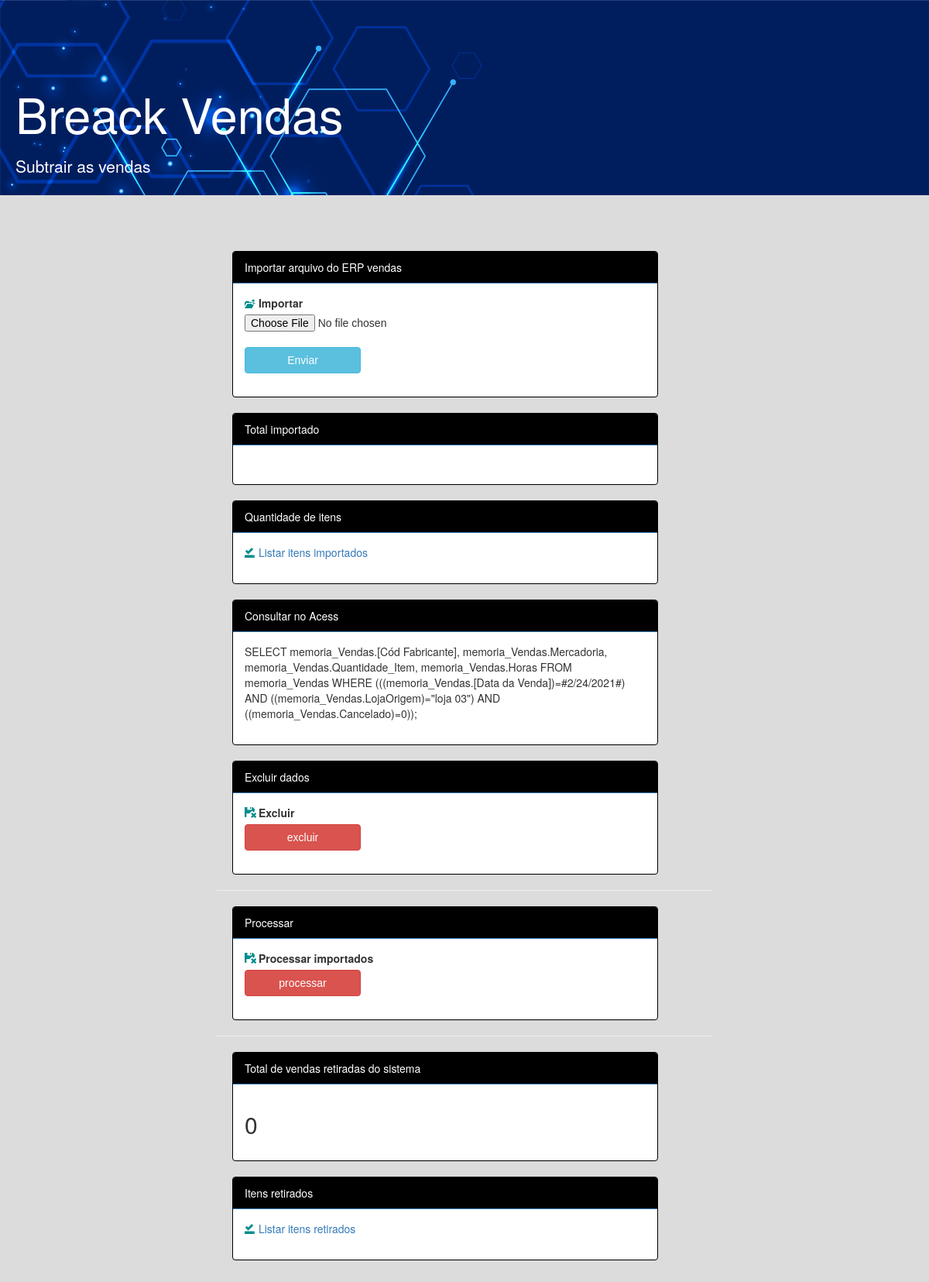
Before: /break/index.php with the older database file.
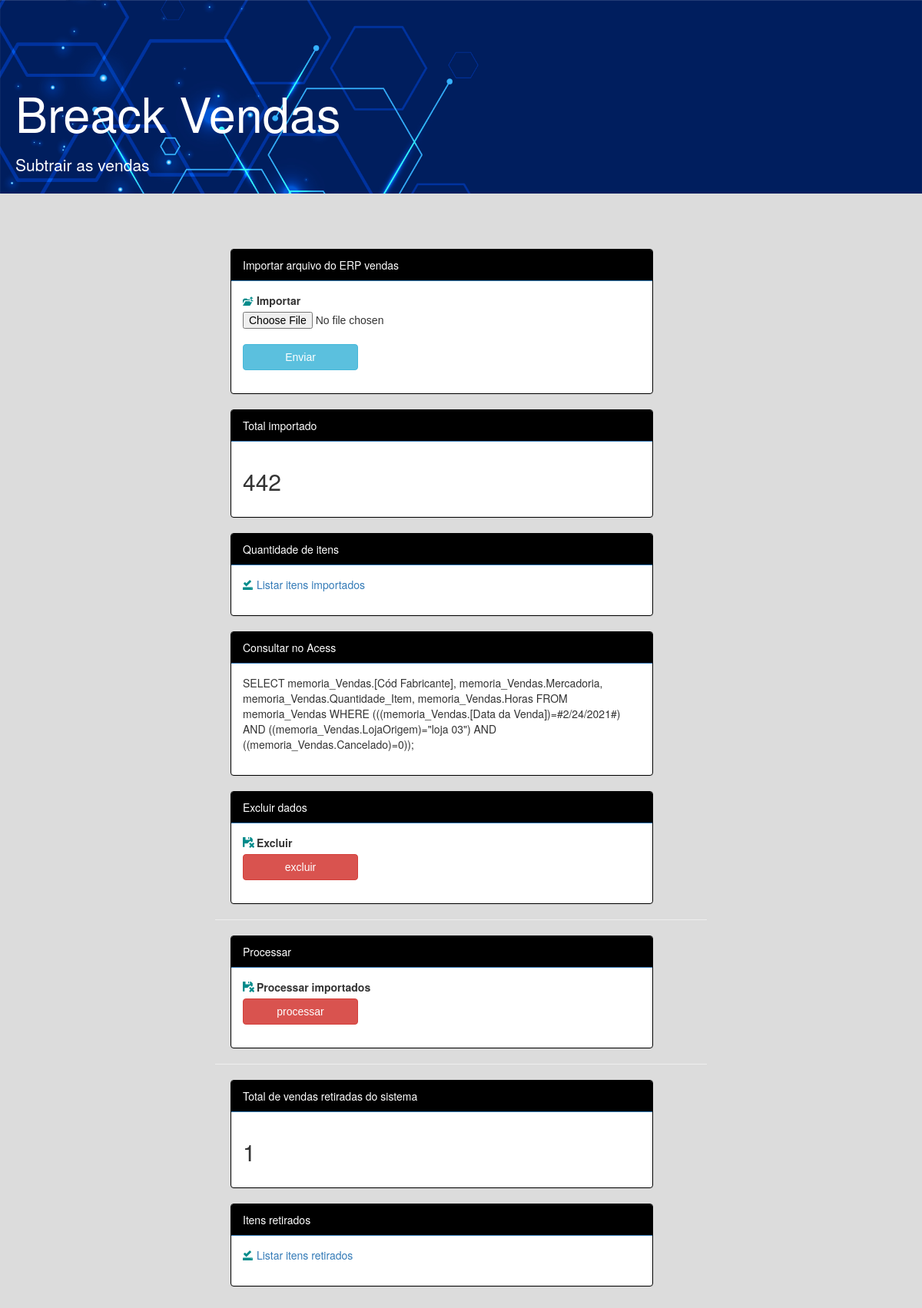
After: the same page with the newer database file.
### tables this page shows
CREATE TABLE IF NOT EXISTS `config` (
  `id` int(11) NOT NULL AUTO_INCREMENT,
  `arquivo` text DEFAULT NULL,
  `conf` int(3) DEFAULT NULL,
  `camera` varchar(255) DEFAULT NULL,
  `tempo` int(10) DEFAULT NULL,
  `diferenca` int(5) DEFAULT 0,
  `estoque_loja` int(2) DEFAULT 0,
  `sessao` int(11) DEFAULT 0,
  `vendas_sim` int(2) DEFAULT 0,
  `total_venda` int(6) DEFAULT NULL,
  PRIMARY KEY (`id`)
);

### break/index.php (the view, shortened to what this page needs)
<?php
require '../coletor/arquivos_banco/conexao.php';
?>
<!DOCTYPE html>
<html>
<head>
  <link href="bootstrap/css/bootstrap.min.css" rel="stylesheet">
  <link rel="stylesheet" href="css.css">
  <link rel="stylesheet" href="normalize.css">
</head>
<body>
  <section id="principal">
   <section class="corpo">
    <div class="jumbotron jumbotron-fluid">
      <div class="container">
        <h1 class="display-4">Breack Vendas</h1>
        <p class="lead">Subtrair as vendas</p>
      </div>
    </div>
    <section class="corpo2">
    <?php require 'arquivos_banco/mensagens.php';
?>
    <p>
      <div class="panel panel-primary">
        <div class="panel-heading">Importar arquivo do ERP vendas</div>
        <div class="panel-body">
         <div class="form-group">
           <form action="arquivos_banco/gravar_coletar.php" method="post" enctype="multipart/form-data">
            <label for="exampleTextarea">
              <span class="glyphicon glyphicon-level-up icones" aria-hidden="true"></span>
            Importar</label>
            <input type="file" value="Escolher arquivo" name="file" required=""> <p>
              <br>
              <input type="submit" value="Enviar" class="btn btn-info">
            </form>
          </div>
        </div>
      </div>
<?php
$importados = mysqli_query($conexao, "SELECT sum(Quantidade)  FROM vendas ");
$importados = $importados->fetch_row();
?>
     <p>
      <div class="panel panel-primary">
        <div class="panel-heading">Total importado</div>
        <div class="panel-body">
         <div class="form-group">
          <h2> <?php echo $importados[0]; ?>  </h2>
         </div>
       </div>
     </div>
       <p>
      <div class="panel panel-primary">
        <div class="panel-heading">Quantidade de itens</div>
        <div class="panel-body">
         <div class="form-group">
           <a href="v_listar_importados.php">
             <span class="glyphicon glyphicon-saved icones" aria-hidden="true"></span>
           Listar itens importados</a>
         </div>
       </div>
     </div>
     <p>
      <div class="panel panel-primary">
        <div class="panel-heading">Consultar no Acess</div>
        <div class="panel-body">
         <div class="form-group">
SELECT memoria_Vendas.[Cód Fabricante], memoria_Vendas.Mercadoria, memoria_Vendas.Quantidade_Item, memoria_Vendas.Horas
FROM memoria_Vendas
WHERE (((memoria_Vendas.[Data da Venda])=#2/24/2021#) AND ((memoria_Vendas.LojaOrigem)="loja 03") AND ((memoria_Vendas.Cancelado)=0));
         </div>
       </div>
     </div>
      <p>
         <p>
<?php
$total_venda = mysqli_query($conexao, "SELECT total_venda  FROM config WHERE total_venda > 0");
$total_venda = $total_venda->fetch_row();
if (isset($total_venda)){
}else{
	$total_venda[0] = 0;
}
?>
        <p>
          <div class="panel panel-primary">
            <div class="panel-heading">
            Excluir dados</div>
            <div class="panel-body">
             <div class="form-group">
               <form action="arquivos_banco/excluir_produtos_importados.php" method="post">
                <label for="exampleTextarea">
                  <span class="glyphicon glyphicon-floppy-remove icones" aria-hidden="true"></span>
                Excluir</label>
                <br>
                <input type="submit" value="excluir"
                onclick="return confirm('Cuidado! Essa ação não poderá ser desfeita!')"
                class="btn btn-danger">
              </form>
            </div>
          </div>
        </div>
        <hr>
        <p>
          <div class="panel panel-primary">
            <div class="panel-heading">
            Processar</div>
            <div class="panel-body">
             <div class="form-group">
               <form action="arquivos_banco/processar_arquivo.php" method="post">
                <label for="exampleTextarea">
                  <span class="glyphicon glyphicon-floppy-remove icones" aria-hidden="true"></span>
                Processar importados</label>
                <br>
                <input type="submit" value="processar"
                onclick="return confirm('Prcessar!')"
                class="btn btn-danger">
              </form>
            </div>
          </div>
        </div>
<hr>
     <p>
      <div class="panel panel-primary">
        <div class="panel-heading">Total de vendas retiradas do sistema</div>
        <div class="panel-body">
         <div class="form-group">
          <h2> <?php echo $total_venda[0]; ?>  </h2>
         </div>
       </div>
     </div>
      <p>
       <p>
      <div class="panel panel-primary">
        <div class="panel-heading">Itens retirados</div>
        <div class="panel-body">
         <div class="form-group">
           <a href="v_listar_retirados.php">
             <span class="glyphicon glyphicon-saved icones" aria-hidden="true"></span>
           Listar itens retirados</a>
         </div>
       </div>
     </div>
</section>
      </section>
    </section>
  </body>
  </html>

Changed rows visible on the page:
added config: total_venda "1"
Other visible differences:
$importados[0]: (not shown) → "442"
$total_venda[0]: "0" → (not shown)
